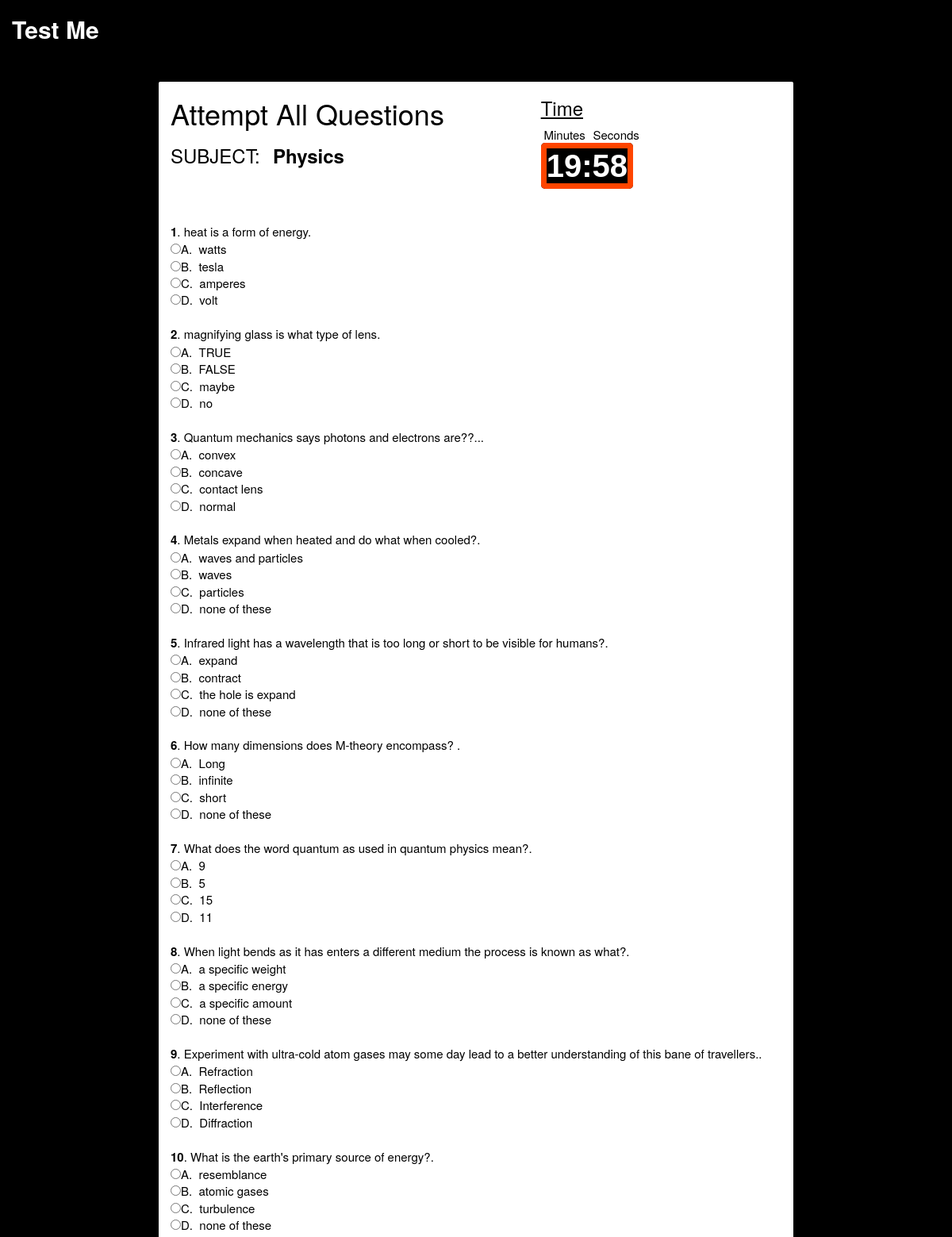
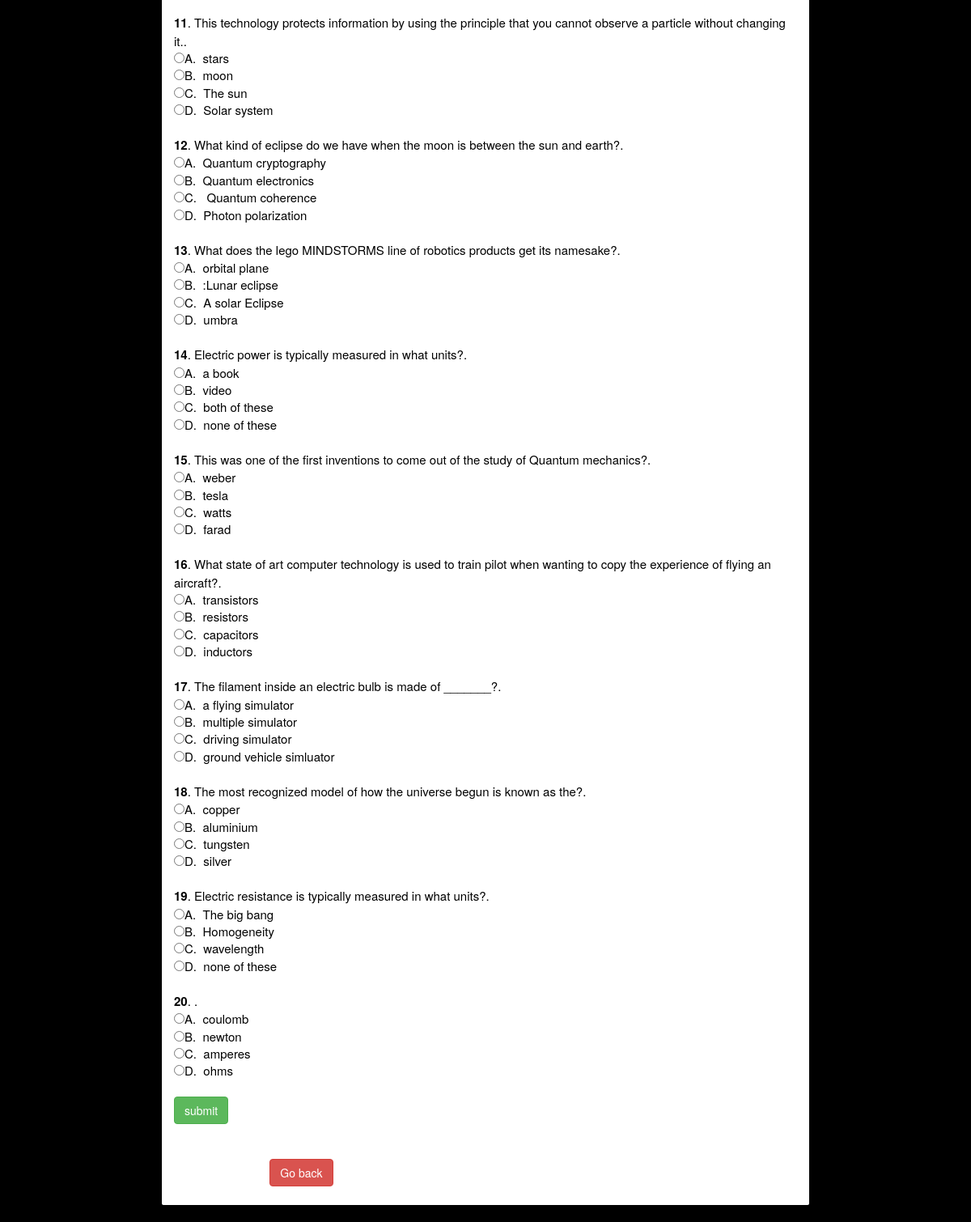
Screenshot of /subject1.php?jos=4 with the database file from the repository (2 pictures, top to bottom).
### tables this page shows
CREATE TABLE IF NOT EXISTS `subject` (
`id` int(11) NOT NULL,
  `name` varchar(200) NOT NULL
);

CREATE TABLE IF NOT EXISTS `questions` (
`id` int(11) NOT NULL,
  `question` text NOT NULL,
  `subject_id` int(11) unsigned NOT NULL,
  `option_a` text NOT NULL,
  `option_b` text NOT NULL,
  `option_c` text NOT NULL,
  `option_d` text NOT NULL,
  `answer` varchar(200) NOT NULL
);

### subject1.php (the view, shortened to what this page needs)
<?php
	$id=$_GET['jos'];
	$get_subj=mysql_query("SELECT * FROM subject WHERE id='$id' ")or die(mysql_error());
	$fetch_subj=mysql_fetch_array($get_subj) or die(mysql_error());
?>
<!DOCTYPE html>
<html>
<head>
    <link rel="stylesheet" type="text/css" href="./css/jquery.countdownTimer.css" />
	<link rel="stylesheet" type="text/css" href="css/bootstrap.css">
	<link rel="stylesheet" type="text/css" href="css/css.css">
	<link rel="stylesheet" type="text/css" href="font-awesome/css/font-awesome.css">
	<link rel="stylesheet" type="text/css" href="css/animate.css">
</head>
<body>
	<div class="container-fluid">
		<div class="row" id="header">
			<div class="col-md-3"><h2><b>Test Me</b></h2></div>
		</div>
		<br><br>
		<div class="row">
			<div class="col-md-2"></div>
			<div class="col-md-8 paper">
				<?php
					$subject=mysql_query("SELECT * FROM questions WHERE subject_id='$id' ")or die(mysql_error());
					$sn=1;
				?>
				<div class="row">
					<div class="col-md-7">
						<h1 class="project-item one animated fadeInRight">Attempt All Questions</h1>
						<h3>SUBJECT: <b><?php echo $fetch_subj['name']; ?></b></h3>
					</div>
					<div class="col-md-5">
						<h3><u>Time</u></h3>
                            <table style="border:0px;">
                                <tr>
                                    <td style="width:60px;text-align:center;">Minutes</td>
                                    <td style="width:70px;text-align:center;">Seconds</td>
                                </tr>
                                <tr>
                                    <td colspan="4"><span id="ms_timer"></span></td>
                                </tr>
                            </table>
					</div>
				</div>
				<br>
				 <br>
				 <?php
				 while ($row=mysql_fetch_array($subject))
					{
						echo "<b>".$sn."</b>" ."."." " .$row['question']."."."<br/>";
						?>
						<form method="POST" action="subject3.php">
							<input type="radio" name="ans[<?php echo $sn; ?>]" value="a" >A.&nbsp;&nbsp;<?php echo $row['option_a'];?>
							<br>
							<input type="radio" name="ans[<?php echo $sn; ?>]" value="b">B.&nbsp;&nbsp;<?php echo $row['option_b'];?>
							<br>
							<input type="radio" name="ans[<?php echo $sn; ?>]" value="c">C.&nbsp;&nbsp;<?php echo $row['option_c'];?>
							<br>
							<input type="radio" name="ans[<?php echo $sn; ?>]" value="d">D.&nbsp;&nbsp;<?php echo $row['option_d'];?>
							<br/><br/>
						<?php
						$sn=$sn +1;
					}
					?>
						<input type="submit" name="submit" value="submit" class="btn btn-success">
						<br/><br/><br/>
					</form>
					<div class="row">
						<div class="col-md-2"></div>
							<a href="subject_list.php"><span class="mycontact-social animated fadeInUp"><button class="btn btn-danger" id="but">Go back</span></button></a><br><br>
						</div>
						<div class="col-md-10" ></div>
					</div>
			</div>
			<div class="col-md-2" ></div>
		</div><br>
</body>
</html>

### css/css.css (style rules this page uses)
body { background-color: #000; color: #fff; }
#header { background-color: #000; height: auto; color: #fff; }
.paper { background-color: #fff; color:#000; border-radius: 2px; font-size: 15px; }
h3 { word-spacing: .4em; }

### rows the page displays
subject: name "Physics"
questions: question "heat is a form of energy", option_a "watts", option_b "tesla", option_c "amperes", option_d "volt"
questions: question "magnifying glass is what type of lens", option_a "TRUE", option_b "FALSE", option_c "maybe", option_d "no"
questions: question "Quantum mechanics says photons and electrons are??..", option_a "convex", option_b "concave", option_c "contact lens", option_d "normal"
questions: question "Metals expand when heated and do what when cooled?", option_a "waves and particles", option_b "waves", option_c "particles", option_d "none of these"
questions: question "Infrared light has a wavelength that is too long or short to be visible for humans?", option_a "expand", option_b "contract", option_c "the hole is expand", option_d "none of these"
questions: question "How many dimensions does M-theory encompass?", option_a "Long", option_b "infinite", option_c "short", option_d "none of these"
questions: question "What does the word quantum as used in quantum physics mean?", option_a "9", option_b "5", option_c "15", option_d "11"
questions: question "When light bends as it has enters a different medium the process is known as what?", option_a "a specific weight", option_b "a specific energy", option_c "a specific amount", option_d "none of these"
questions: question "Experiment with ultra-cold atom gases may some day lead to a better understanding of this bane of travellers.", option_a "Refraction", option_b "Reflection", option_c "Interference", option_d "Diffraction"
questions: question "What is the earth's primary source of energy?", option_a "resemblance", option_b "atomic gases", option_c "turbulence", option_d "none of these"
questions: question "This technology protects information by using the principle that you cannot observe a particle without changing it.", option_a "stars", option_b "moon", option_c "The sun", option_d "Solar system"
questions: question "What kind of eclipse do we have when the moon is between the sun and earth?", option_a "Quantum cryptography", option_b "Quantum electronics", option_c "Quantum coherence", option_d "Photon polarization"
questions: question "What does the lego MINDSTORMS line of robotics products get its namesake?", option_a "orbital plane", option_b ":Lunar eclipse", option_c "A solar Eclipse", option_d "umbra"
questions: question "Electric power is typically measured in what units?", option_a "a book", option_b "video", option_c "both of these", option_d "none of these"
questions: question "This was one of the first inventions to come out of the study of Quantum mechanics?", option_a "weber", option_b "tesla", option_c "watts", option_d "farad"
questions: question "What state of art computer technology is used to train pilot when wanting to copy the experience of flying an aircraft?", option_a "transistors", option_b "resistors", option_c "capacitors", option_d "inductors"
questions: question "The filament inside an electric bulb is made of _______?", option_a "a flying simulator", option_b "multiple simulator", option_c "driving simulator", option_d "ground vehicle simluator"
questions: question "The most recognized model of how the universe begun is known as the?", option_a "copper", option_b "aluminium", option_c "tungsten", option_d "silver"
questions: question "Electric resistance is typically measured in what units?", option_a "The big bang", option_b "Homogeneity", option_c "wavelength", option_d "none of these"
questions: option_a "coulomb", option_b "newton", option_c "amperes", option_d "ohms"
